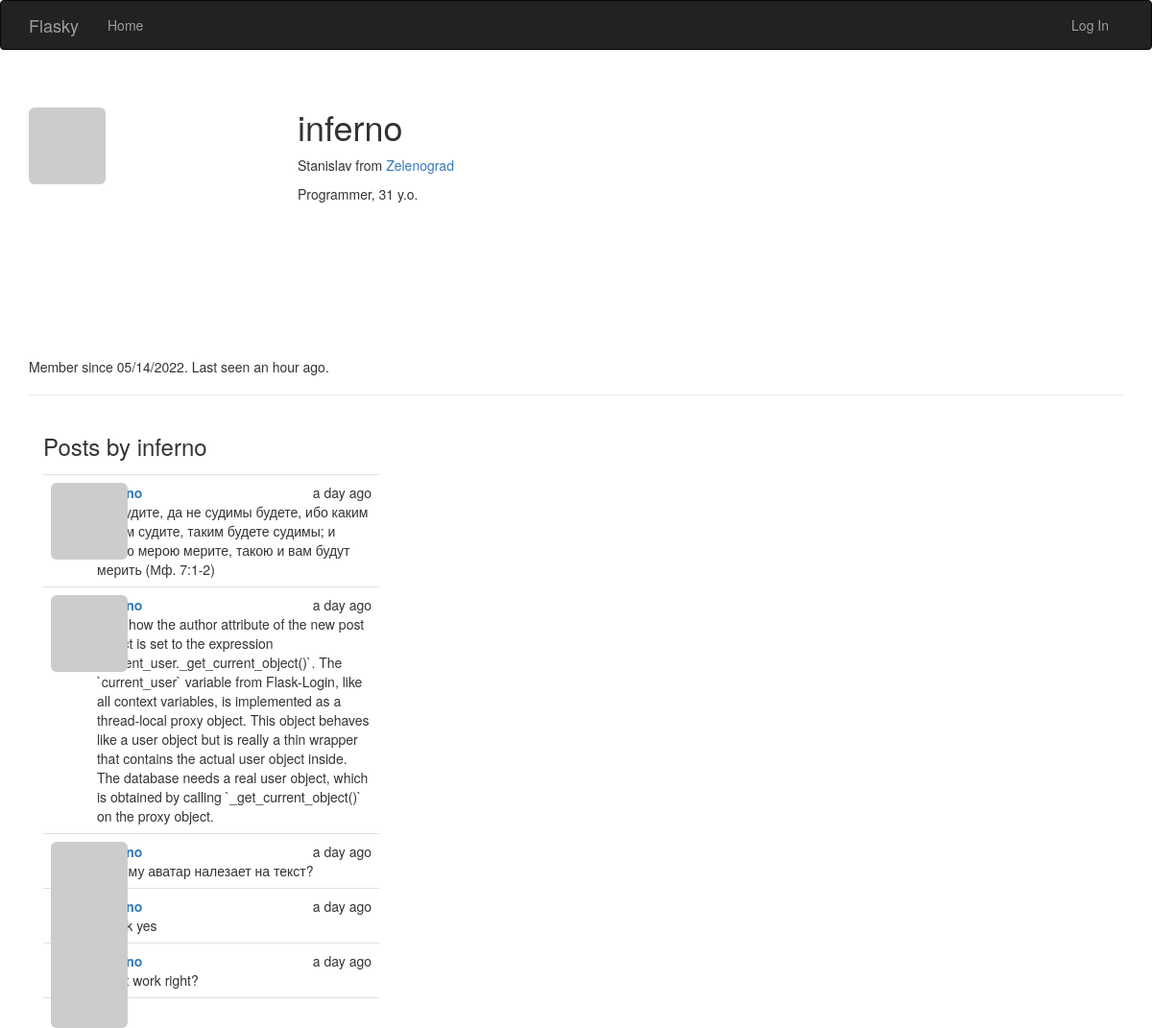
The page /user/inferno on the database as committed earlier.
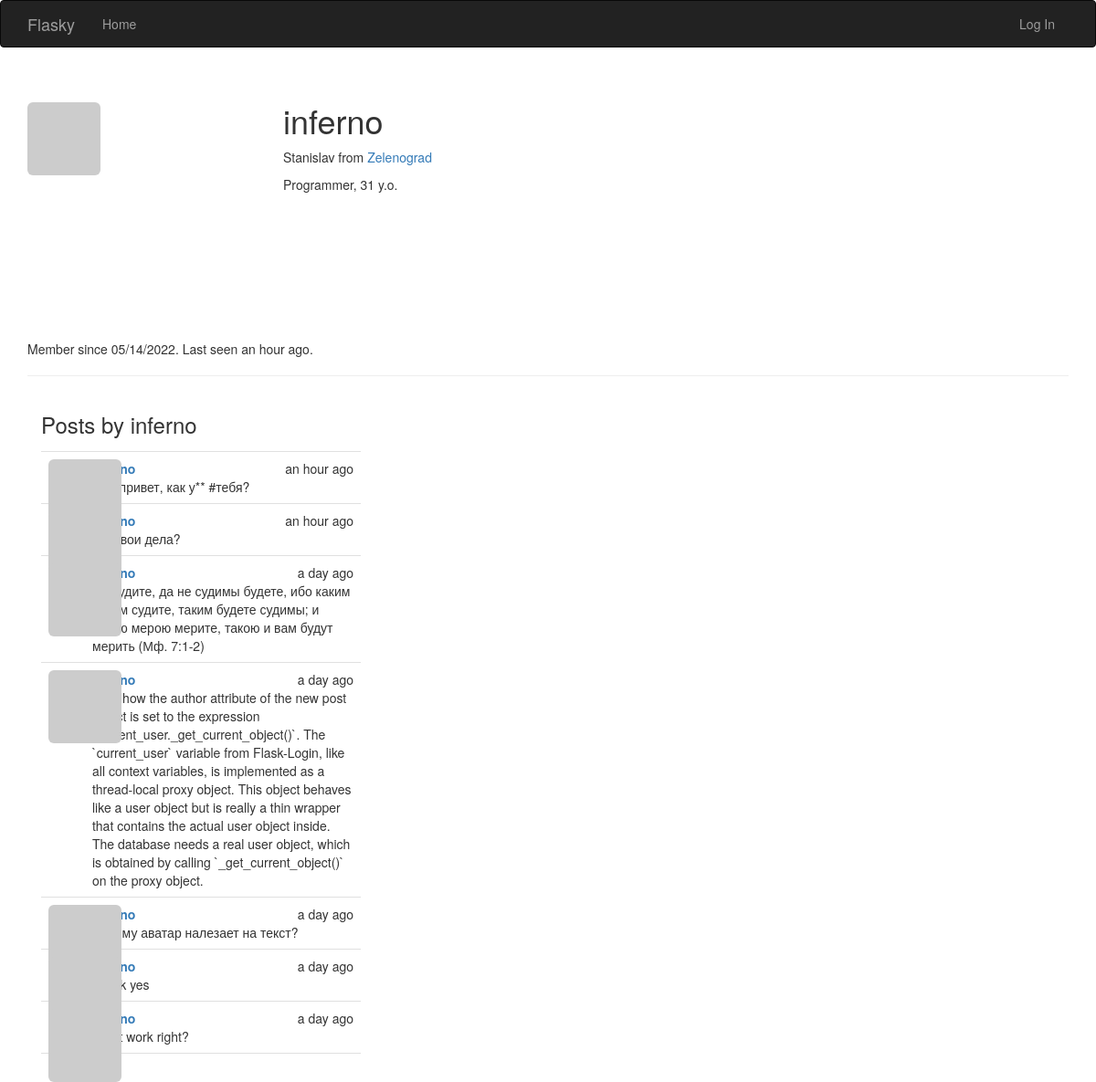
The same page on the database as committed later.
### app/models.py (models this page shows, shortened)
class User(UserMixin, db.Model):
    __tablename__ = 'users'
    id = db.Column(db.Integer, primary_key=True)
    email = db.Column(db.String(64), unique=True, index=True)
    username = db.Column(db.String(64), unique=True, index=True)
    password_hash = db.Column(db.String(128))
    role_id = db.Column(db.Integer, db.ForeignKey('roles.id'))
    confirmed = db.Column(db.Boolean, default=False)
    name = db.Column(db.String(64))
    location = db.Column(db.String(64))
    about_me = db.Column(db.Text())
    member_since = db.Column(db.DateTime(), default=datetime.utcnow)
    last_seen = db.Column(db.DateTime(), default=datetime.utcnow)
    avatar_hash = db.Column(db.String(32))
    posts = db.relationship('Post', backref='author', lazy='dynamic')
    @property
    def password(self):
        raise AttributeError('password is not a readable attribute')
    def gravatar(self, size=100, default='identicon', rating='g'):
        if request.is_secure:
            url = 'https://secure.gravatar.com/avatar'
        else:
            url = 'http://secure.gravatar.com/avatar'
        hash = hashlib.md5(self.email.lower().encode('utf-8')).hexdigest()
        return f'{url}/{hash}?s={size}&d={default}&r={rating}'

class Post(db.Model):
    __tablename__ = 'posts'
    id = db.Column(db.Integer, primary_key=True)
    body = db.Column(db.Text)
    timestamp = db.Column(db.DateTime, index=True, default=datetime.utcnow)
    auth_id = db.Column(db.Integer, db.ForeignKey('users.id'))

### app/main/views.py (the view)
@main.route('/user/<username>')
def user(username):
    user = User.query.filter_by(username=username).first_or_404()
    posts = user.posts.order_by(Post.timestamp.desc()).all()
    return render_template('user.html', user=user, posts=posts)

### app/auth/views.py (called while the page is built)
@auth.before_app_request
def before_request():
    if current_user.is_authenticated:
        current_user.ping()
        if not current_user.confirmed \
                and request.blueprint != 'auth' \
                and request.endpoint != 'static':
            return redirect(url_for('auth.unconfirmed'))

### app/main/__init__.py (called while the page is built)
@main.app_context_processor
def inject_permissions():
    return dict(Permission=Permission)

### app/models.py (called while the page is built)
    def is_administrator(self):
        return False

### app/templates/user.html (shortened to what this page needs)
{% extends "base.html" %}
{% import "bootstrap/wtf.html" as wtf %}
{% block page_content %}
    <div class="page-header">
        <img class="img-rounded profile-thumbnail" src="{{ user.gravatar(size=256) }}">
        <div class="profile-header">
            <h1>{{ user.username }}</h1>
        {% if user.name or user.location %}
        <p>
            {% if user.name %}{{ user.name }}{% endif %}
            {% if user.location %}
                from <a href="http://maps.google.com/?q={{ user.location }}">
                {{ user.location}}
        </a>
            {% endif %}
        </p>
        {% endif %}
        {% if user.about_me %}<p>{{ user.about_me }}</p>{% endif %}
            </div>
        <p>
            Member since {{ moment(user.member_since).format('L') }}.
            Last seen {{ moment(user.last_seen).fromNow() }}.
        </p>
    </div>
    <div class="col-md-4">
        <h3>Posts by {{user.username}} </h3>
        {% include '_posts.html' %}
    </div>
{% endblock %}

### app/templates/base.html (shortened to what this page needs)
{% extends "bootstrap/base.html" %}
{% block head %}
{{ super() }}
<link rel="stylesheet" type="text/css" href="{{ url_for('static', filename='styles.css') }}">
{% endblock %}
{% block navbar %}
<div class="navbar navbar-inverse" role="navigation">
    <div class="container">
        <div class="navbar-header">
            <a class="navbar-brand" href="/">Flasky</a>
        </div>
        <div class="navbar-collapse collapse">
            <ul class="nav navbar-nav">
                <li><a href="/">Home</a></li>
            </ul>
            <ul class="nav navbar-nav navbar-right">
                {% if current_user.is_authenticated %}
            <li><a href="{{ url_for('auth.logout') }}">
                    Log Out</a></li>
                {% else %}
                <li><a href="{{ url_for('auth.login') }}">Log In</a></li>
                {% endif %}
            </ul>
        </div>
    </div>
</div>
{% endblock %}
{% block content %}
<div class="container">
    {% block page_content %}{% endblock %}
</div>
{% endblock %}

### app/templates/_posts.html (shortened to what this page needs)
<ul class="posts">
    {% for post in posts %}
    <li class="post">
        <div class="profile-thumbnail">
            <a href="{{ url_for('.user', username=post.author.username) }}">
                <img class="img-rounded profile-thumbnail" src="{{ post.author.gravatar(size=40) }}">
            </a>
        </div>
        <div class="post-date">{{ moment(post.timestamp).fromNow() }}</div>
        <div class="post-author">
            <a href="{{ url_for('.user', username=post.author.username) }}">
            </a>
        </div>
        <div class="post-body">{{ post.body }}</div>
    </li>
    {% endfor %}
</ul>

### app/static/styles.css (style rules this page uses)
.profile-thumbnail { position: absolute; }
.profile-header { min-height: 260px; margin-left: 280px; }
ul.posts { list-style-type: none; padding: 0px; margin: 16px 0px 0px 0px; border-top: 1px solid #e0e0e0; }
ul.posts li.post { padding: 8px; border-bottom: 1px solid #e0e0e0; }
div.post-date { float: right; }
div.post-author { font-weight: bold; margin-left: 48px; }
div.post-body { margin-left: 48px; }

Rows that differ between the two databases and show on the page:
added Post: timestamp "an hour ago", body "**О, привет, как у** #тебя?"
added Post: timestamp "an hour ago", body "как твои дела?"
